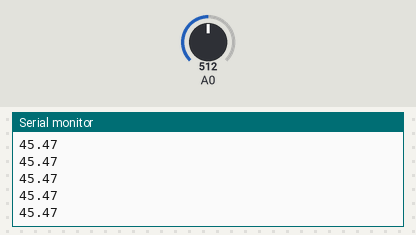
Bench run of a sketch on a simulated Arduino Uno, built with avr-gcc and run on an emulated ATmega328P. On the bench: the last lines printed to the serial monitor. The inputs (shaded band) are chosen by the test bench; at power-on: A0 = 512.

Above: at 1.2 s.
1.3 s: A0 set to 716
At 1.68 s:
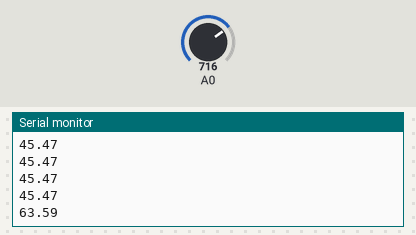
2.8 s: A0 set to 900
At 2.94 s:
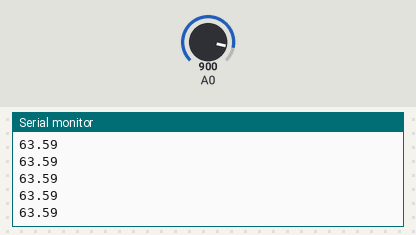
Timing chart, 0 to 5.8 s (numbered marks = the images above; inputs shaded):
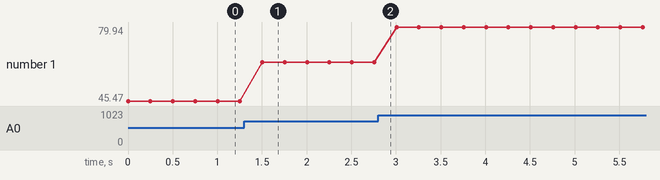

Measured:
- after the input at 1.3 s, the serial monitor: prints a new line after 0.20 s (image 1)
- plotted number 1: 45.47 → 63.59 after the input at 1.3 s, 63.59 → 79.94 after the input at 2.8 s

The sketch:

Voltage_divider_calibration.ino
```cpp
double a;
void setup() {
  Serial.begin(9600);

}

void loop() {
  //station 1 - battery
//  a = ((analogRead(A0)/1023.0)*90.86); //0.08873046875 millivolt accuracy
  //station 1 - solar
//  a = ((analogRead(A0)/1023.0)*91.68); //0.08953125 millivolt accuracy
  //station 2 - battery
  a = ((analogRead(A0)/1023.0)*90.86); //0.08873046875 millivolt accuracy
  //station 2 - solar
//  a = ((analogRead(A0)/1023.0)*90.86); //0.08873046875 millivolt accuracy
  Serial.println(a);
  delay(250);
}
```
